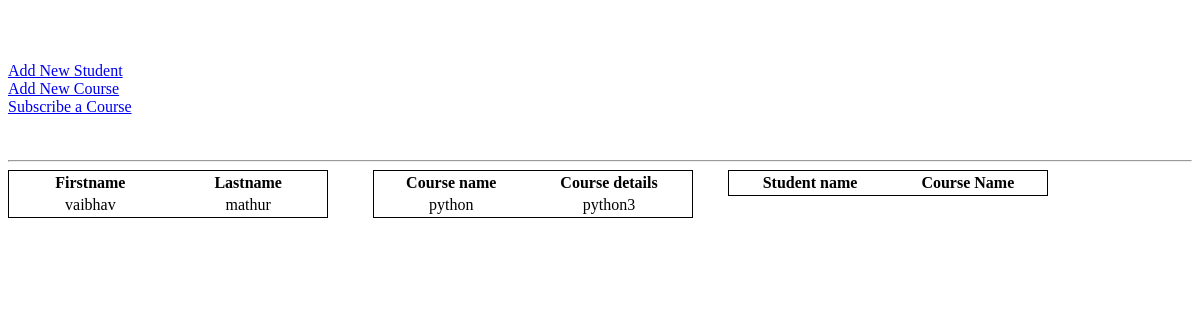
Before: / with the older database file.
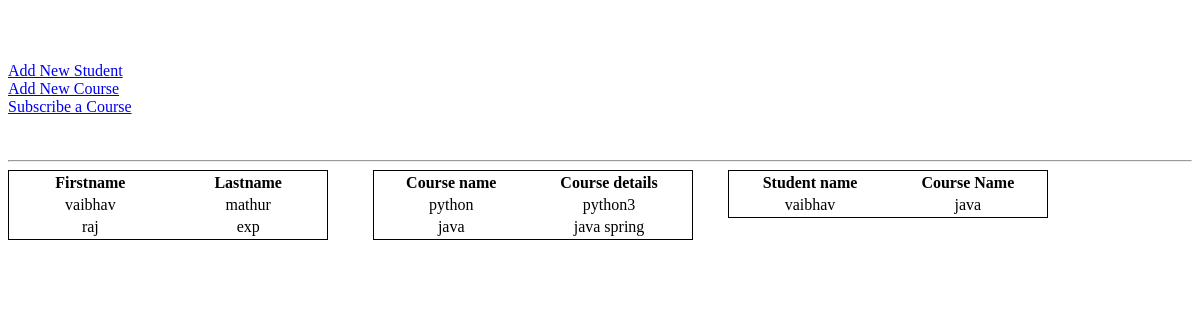
After: the same page with the newer database file.
### StudentWeb/models.py (models this page shows)
class Student(models.Model):
    first_name = models.CharField(max_length=50)
    last_name = models.CharField(max_length=50)
    birth_date = models.DateField()
    contact_number = models.CharField(max_length=15)

class Course(models.Model):
    course_name = models.CharField(max_length=50)
    course_details = models.CharField(max_length=200)

class StudentCourses(models.Model):
    class Meta:
        unique_together = ['student', 'course']
    student = models.ForeignKey(Student, on_delete=models.CASCADE)
    course = models.ForeignKey(Course, on_delete=models.CASCADE)

### StudentWeb/views.py (the view)
# urls.py: path('', views.index, name='index'),
def index(request):
    context = get_all_context()
    return render(request, 'StudentWeb/index.html', context)

### StudentWeb/views.py (called while the page is built)
def get_all_students():
    return Student.objects.all()

def get_all_courses():
    return Course.objects.all()

def get_all_subscription():
    return StudentCourses.objects.all()

def get_all_context():
    students = get_all_students()
    courses = get_all_courses()
    subscriptions = get_all_subscription()
    context = {
        'students_list': students,
        'course_list': courses,
        'subscription_list': subscriptions
    }
    return context

### templates/StudentWeb/index.html (shortened to what this page needs)
<!DOCTYPE html>
<html lang="en" xmlns="http://www.w3.org/1999/html" xmlns="http://www.w3.org/1999/html">
<head>
</head>
<body>
  <a href="/add_student">Add New Student</a>
  <a href="/add_course">Add New Course</a>
  <a href="/subscribe_courses">Subscribe a Course</a>
  <hr>
  <div style="width: 30%; float: left;margin-right:10px">
  <table style="width: 90%; border: 1px solid black" >
    <tr>
      <th style="text-align: center">Firstname</th>
      <th style="text-align: center">Lastname</th>
    </tr>
    {%for student in students_list %}
      <tr>
        <td style="text-align: center">{{ student.first_name }}</td>
        <td style="text-align: center">{{ student.last_name }}</td>
      </tr>
    {% endfor %}
  </table>
  </div>
  <div style="width: 30%; float: left">
  <table style="width: 90%; border: 1px solid black">
    <tr>
      <th style="text-align: center">Course name</th>
      <th style="text-align: center">Course details</th>
    </tr>
    {%for course in course_list %}
      <tr>
        <td style="text-align: center">{{ course.course_name }}</td>
        <td style="text-align: center">{{ course.course_details }}</td>
      </tr>
    {% endfor %}
  </table>
  </div>
  <div style="width: 30%; float: left">
  <table style="width: 90%; border: 1px solid black">
    <tr>
      <th style="text-align: center">Student name</th>
      <th style="text-align: center">Course Name</th>
    </tr>
    {%for subscribe in subscription_list %}
      <tr>
        <td style="text-align: center">{{ subscribe.student.first_name }}</td>
        <td style="text-align: center">{{ subscribe.course.course_name }}</td>
      </tr>
    {% endfor %}
  </table>
  </div>
</body>
</html>

Changed rows visible on the page:
added Student: first_name "raj", last_name "exp"
added Course: course_name "java", course_details "java spring"
added StudentCourses: student.first_name "vaibhav", course.course_name "java"
